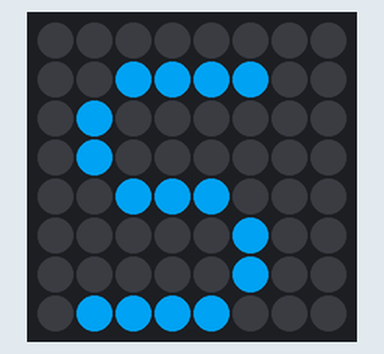
Recording of a program running on a simulated Raspberry Pi (BCM pin numbers) with a Sense HAT. Shown: the Sense HAT's 8×8 RGB LED matrix. Dim RGB values are drawn brighter than linear; random numbers come from a fixed seed.

Above: at 0.12 s.
At 4.73 s:
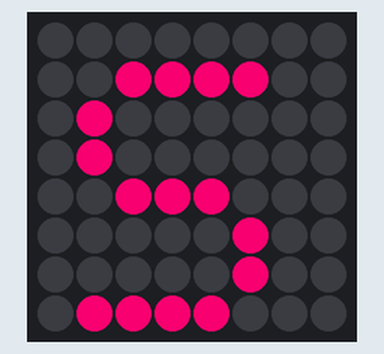
At 10.15 s:
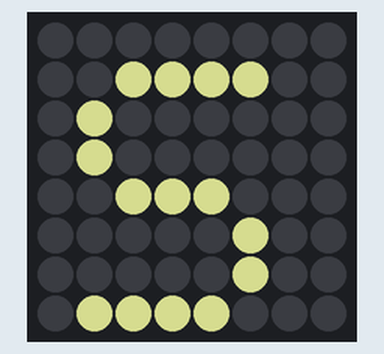
At 20.19 s:
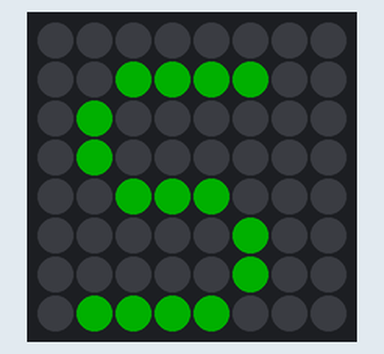
At 28.22 s:
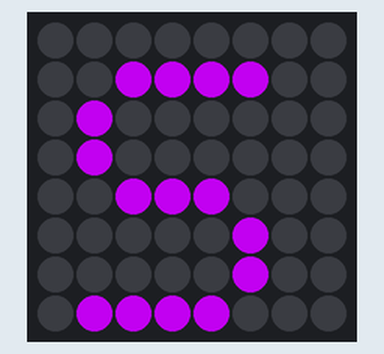
At 39.86 s:
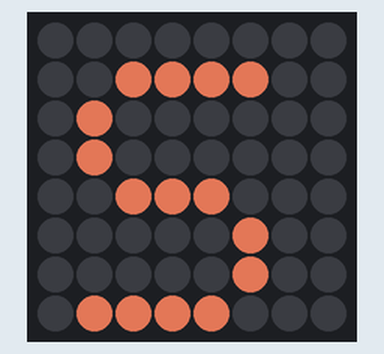

The program:

2_show_letter.py
```python
from sense_hat import SenseHat
from time import sleep
import random

sense = SenseHat()
while(True):
    r = random.randrange(255)
    g = random.randrange(255)
    b = random.randrange(255)
    sense.show_letter("S",text_colour=[r,g,b])
    sleep(.2)
```
